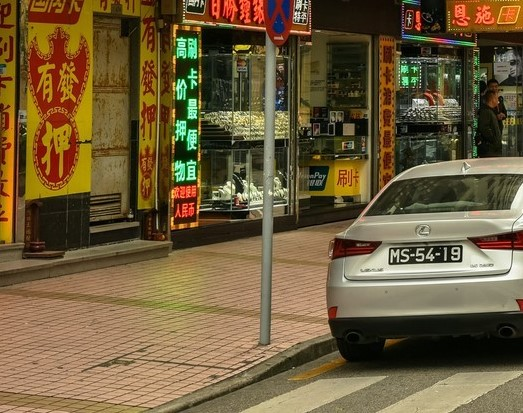
#> input picture HW3/images/china_street_cut/image_part_04.jpg, 523 x 413 px, found by its file name; its folder holds 4 pictures in this run
$ python 1_2_1_2.py
#> lines starting #> are read from the running program, lines starting #| are printed output that depends on the picture; long printed decimals are rounded
import numpy as np
import matplotlib.pyplot as plt
from time import time
import cv2

def find_piece(image1, image2):
    lead = 0
    core_row1, core_col1, _ = image1.shape
    core_row2, core_col2, _ = image2.shape
    if core_row1<core_row2:
        temp = image1
        img1 = image2
        img2 = temp
        lead = 1
    else:
        img1 = image1
        img2 = image2
    #теперь img1 - самое большое по строкам
    rows1, cols1, _ = img1.shape
    rows2, cols2, _ = img2.shape

    cols = min(cols1, cols2)
    rows = min(rows1, rows2)

    CORR_COST=20

    max_cor = [-1]*4
    cor_place = [(0,0,0,0)]*4
    for i in range(rows1-rows+1):
        for j in range(CORR_COST,3*(cols//4)):
            img1_cut = img1[i:rows+i, cols1-CORR_COST:cols1, :]#Справа отрезаем полосу
            img2_cut = img2[:,j-CORR_COST:j, :]#Слева отрезаем полосу
            cor = 0
            for k in range(0, 3):
                hist1 = cv2.calcHist([img1_cut.copy()], [k], None, [256], [0,256])
                hist2 = cv2.calcHist([img2_cut.copy()], [k], None, [256], [0,256])
                hist1 /= hist1.max()
                hist2 /= hist2.max()
                cor += cv2.compareHist(hist1, hist2, cv2.HISTCMP_CORREL)
            if cor>max_cor[0]:
                max_cor[0] = cor
                cor_place[0] = (i, cols+j-CORR_COST, lead, 0)
            cor = 0
            img1_cut = img1[i:rows+i, :CORR_COST, :]#Слева отрезаем полосу
            img2_cut = img2[:,cols2-CORR_COST-j:cols2-j, :]#Справа отрезаем полосу
            for k in range(0, 3):
                hist1 = cv2.calcHist([img1_cut.copy()], [k], None, [256], [0,256])
                hist2 = cv2.calcHist([img2_cut.copy()], [k], None, [256], [0,256])
                hist1 /= hist1.max()
                hist2 /= hist2.max()
                cor += cv2.compareHist(hist1, hist2, cv2.HISTCMP_CORREL)
            if cor>max_cor[1]:
                max_cor[1] = cor
                cor_place[1] = (i, j+CORR_COST, lead, 1)#CORR_COST??

    lead = 0
    if core_col1<core_col2:
        temp = image1
        img1 = image2
        img2 = temp
        lead = 1
    else:
        img1 = image1
        img2 = image2
    #теперь img1 - самое большое по столбцам
    rows1, cols1, _ = img1.shape
    rows2, cols2, _ = img2.shape

    cols = min(cols1, cols2)
    rows = min(rows1, rows2)
    for i in range(cols1-cols+1):
        for j in range(CORR_COST, 3*(rows//4)):
            img1_cut = img1[rows1-CORR_COST:rows1, i:cols+i, :]#снизу отрезаем
            img2_cut = img2[j-CORR_COST:j, :, :]#Сверху отрезаем
            cor = 0
            for k in range(0, 3):
                hist1 = cv2.calcHist([img1_cut.copy()], [k], None, [256], [0,256])
                hist2 = cv2.calcHist([img2_cut.copy()], [k], None, [256], [0,256])
                hist1 /= hist1.max()
                hist2 /= hist2.max()
                cor += cv2.compareHist(hist1, hist2, cv2.HISTCMP_CORREL)
            if cor>max_cor[2]:
                max_cor[2] = cor
                cor_place[2] = (rows+j-CORR_COST, i, lead, 2)
            img1_cut = img1[:CORR_COST, i:cols+i, :]#Сверху отрезаем
            img2_cut = img2[rows-j-CORR_COST:rows-j, :, :]#Снизу отрезаем
            cor = 0
            for k in range(0, 3):
                hist1 = cv2.calcHist([img1_cut.copy()], [k], None, [256], [0,256])
                hist2 = cv2.calcHist([img2_cut.copy()], [k], None, [256], [0,256])
                hist1 /= hist1.max()
                hist2 /= hist2.max()
                cor += cv2.compareHist(hist1, hist2, cv2.HISTCMP_CORREL)
            if cor>max_cor[3]:
                max_cor[3] = cor
                cor_place[3] = (j+CORR_COST, i, lead, 3)
    print(max_cor)
    for k in range(4):
        if max_cor[k] == max(max_cor): return cor_place[k], max_cor[k]

def connect_images(img1, img2, place):
    if place[2] == 1:
        temp = img1
        img1 = img2
        img2 = temp
    print(place)

    rows1, cols1, _ = img1.shape
    rows2, cols2, _ = img2.shape

    if place[3] == 0:#к 1 добавляем cправа
        result = np.zeros((rows1, place[1]+cols2, 3), dtype=np.uint8)
        result[:rows1, :cols1, :] = img1
        result[place[0]:place[0]+rows2, place[1]:place[1]+cols2, :] = img2
    elif place[3] == 1:
        result = np.zeros((rows1, cols2-place[1]+cols1, 3), dtype=np.uint8)
        result[place[0]:place[0]+rows2, :cols2, :] = img2
        result[:rows1, cols2-place[1]:cols2-place[1]+cols1, :] = img1
    elif place[3] == 2:
        result = np.zeros((place[0]+rows2,cols1, 3), dtype=np.uint8)
        result[:rows1, :cols1, :] = img1
        result[place[0]:place[0]+rows2, place[1]:place[1]+cols2] = img2
    else:
        result = np.zeros((rows1-place[0]+rows2, cols1, 3), dtype=np.uint8)
        result[:rows2, place[1]:place[1]+cols2, :] = img2
        result[rows2-place[0]:rows2-place[0]+rows1, :cols1, :] = img1
    return result

def compete_images(images):
    images_bw = [None]*len(images)
#> images_bw = 2 items
    for i in range(len(images)):
        images_bw[i] = cv2.cvtColor(images[i], cv2.COLOR_BGR2GRAY)
        images[i] = cv2.cvtColor(images[i], cv2.COLOR_BGR2RGB)
#> this loop made 2 passes
#> after the loop, images = 2 items
    result = images[0]
    for i in range(1, len(images)):
        #res_bw = cv2.cvtColor(result, cv2.COLOR_RGB2GRAY)
        place, cor = find_piece(result, images[i])
        if cor>2.8:
            result = connect_images(result, images[i], place)
#> this loop made 1 pass
#> (lead in find_piece, core_row1 in find_piece, core_col1 in find_piece, core_row2 in find_piece, core_col2 in find_piece) on pass 1: (1, 413, 523, 452, 575)
#| [2.173, 2.878, 1.486, 2.752]
#| (21, 131, 1, 1)
#> pass 1, in find_piece, `img1 = image2`:
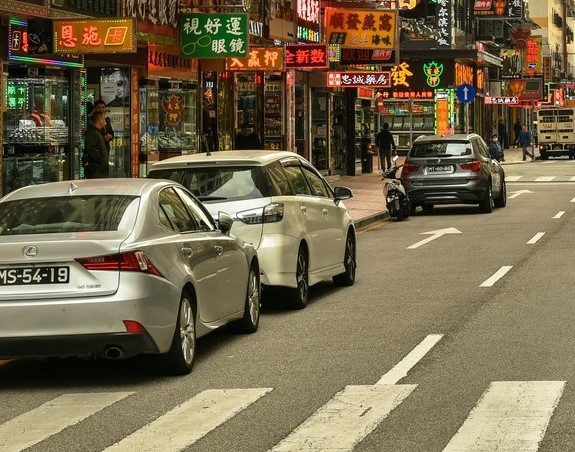
#> img1: shape (452, 575, 3); mean R, G, B 117, 104.3, 77.1
#> pass 1, in compete_images, `result = connect_images(result, images[i], place)`:
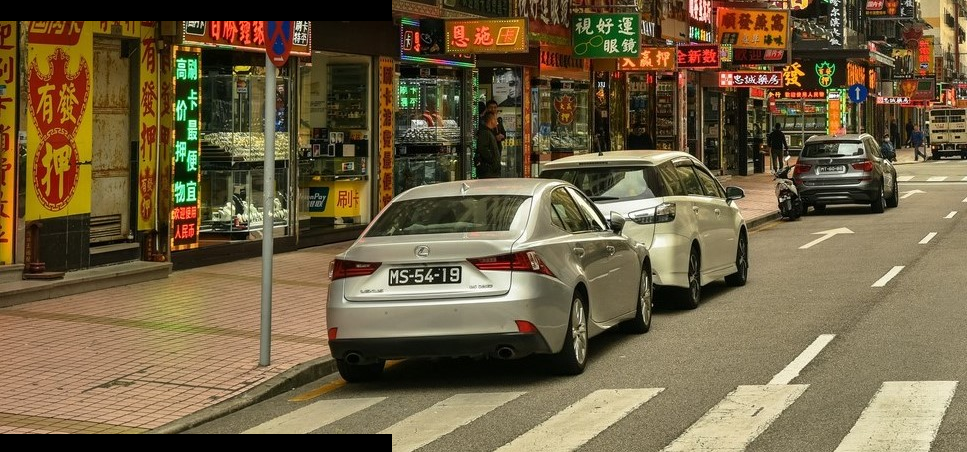
#> result: shape (452, 967, 3); mean R, G, B 111.9, 96.2, 66.6
    return result

images = []
for i in [4, 5]:
    images.append(cv2.imread(f'./HW3/images/china_street_cut/image_part_0{i}.jpg'))

result = compete_images(images)


fig, axs = plt.subplots(1, 1, figsize = (10, 4))
ax1 = axs

ax1.imshow(result.copy())
ax1.set_title('res', fontsize=15)
plt.show()
